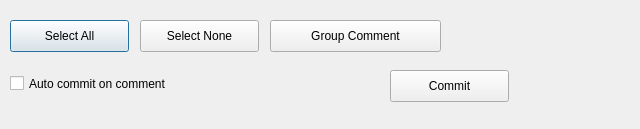
<?xml version="1.0" encoding="UTF-8"?>
<ui version="4.0">
 <class>toolsDialog</class>
 <widget class="QDialog" name="toolsDialog">
  <property name="geometry">
   <rect>
    <x>0</x>
    <y>0</y>
    <width>640</width>
    <height>129</height>
   </rect>
  </property>
  <property name="windowTitle">
   <string>Tools</string>
  </property>
  <widget class="QPushButton" name="selectAllButton">
   <property name="geometry">
    <rect>
     <x>10</x>
     <y>20</y>
     <width>119</width>
     <height>32</height>
    </rect>
   </property>
   <property name="text">
    <string>Select All</string>
   </property>
  </widget>
  <widget class="QPushButton" name="selectNoneButton">
   <property name="geometry">
    <rect>
     <x>140</x>
     <y>20</y>
     <width>119</width>
     <height>32</height>
    </rect>
   </property>
   <property name="text">
    <string>Select None</string>
   </property>
  </widget>
  <widget class="QPushButton" name="groupCommentButton">
   <property name="geometry">
    <rect>
     <x>270</x>
     <y>20</y>
     <width>171</width>
     <height>32</height>
    </rect>
   </property>
   <property name="text">
    <string>Group Comment</string>
   </property>
  </widget>
  <widget class="QCheckBox" name="autoCommitCB">
   <property name="geometry">
    <rect>
     <x>10</x>
     <y>70</y>
     <width>271</width>
     <height>27</height>
    </rect>
   </property>
   <property name="text">
    <string>Auto commit on comment</string>
   </property>
  </widget>
  <widget class="QPushButton" name="commitButton">
   <property name="geometry">
    <rect>
     <x>390</x>
     <y>70</y>
     <width>119</width>
     <height>32</height>
    </rect>
   </property>
   <property name="text">
    <string>Commit</string>
   </property>
  </widget>
 </widget>
 <resources/>
 <connections/>
</ui>
